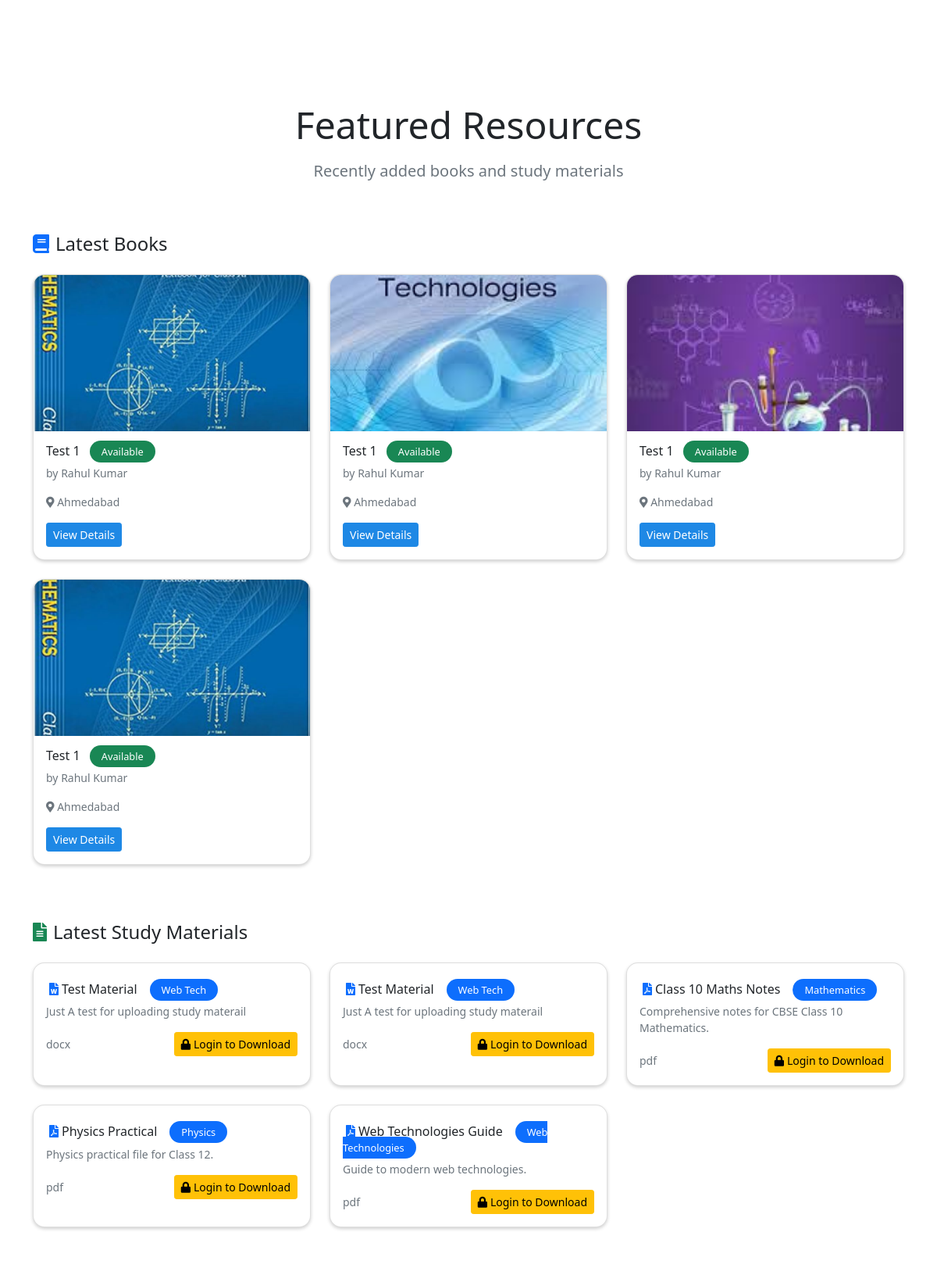
Before: / (middle part) with the older database file.
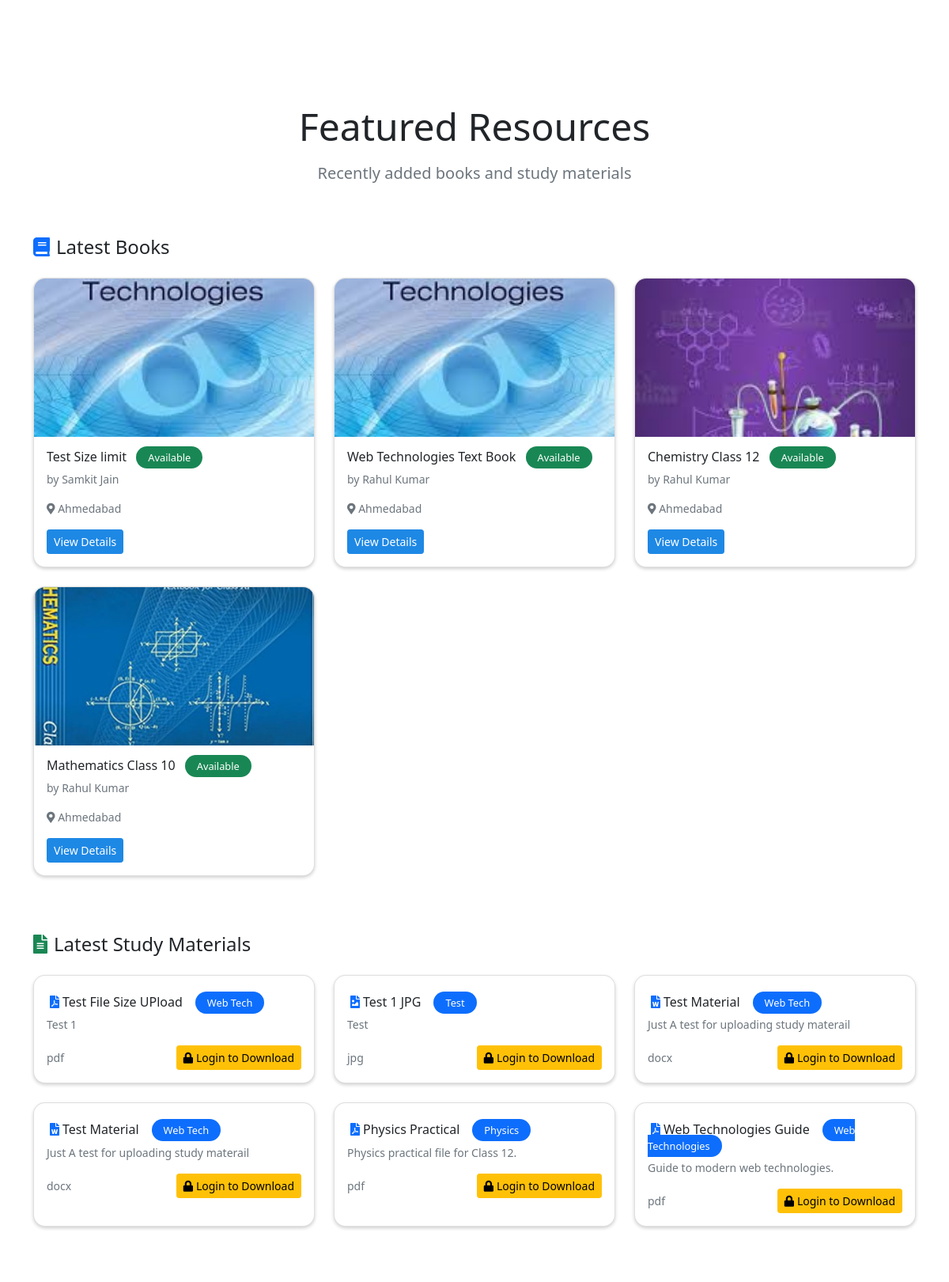
After: the same page with the newer database file.
### tables this page shows
CREATE TABLE `book_listings` (
  `id` int(11) NOT NULL,
  `user_id` int(11) DEFAULT NULL,
  `title` varchar(255) DEFAULT NULL,
  `status` enum('Available','Donated') DEFAULT 'Available',
  `image_path` varchar(255) DEFAULT NULL,
  `location` varchar(100) DEFAULT NULL,
  `created_at` timestamp NOT NULL DEFAULT current_timestamp(),
  `board_id` int(11) DEFAULT NULL,
  `subject_id` int(11) DEFAULT NULL
);

CREATE TABLE `users` (
  `id` int(11) NOT NULL,
  `name` varchar(100) NOT NULL,
  `email` varchar(100) NOT NULL,
  `avatar_path` varchar(255) NOT NULL DEFAULT 'default.png',
  `password` varchar(255) NOT NULL,
  `location` varchar(100) DEFAULT NULL,
  `phone` varchar(15) DEFAULT NULL,
  `status` enum('blocked','active') NOT NULL DEFAULT 'active',
  `created_at` timestamp NOT NULL DEFAULT current_timestamp(),
  `last_active` timestamp NULL DEFAULT current_timestamp(),
  `latitude` decimal(10,8) DEFAULT NULL,
  `longitude` decimal(11,8) DEFAULT NULL
);

CREATE TABLE `digital_files` (
  `id` int(11) NOT NULL,
  `user_id` int(11) DEFAULT NULL,
  `title` varchar(255) DEFAULT NULL,
  `description` text DEFAULT NULL,
  `file_path` varchar(255) DEFAULT NULL,
  `subject` varchar(100) DEFAULT NULL,
  `course` varchar(100) DEFAULT NULL,
  `year` varchar(10) DEFAULT NULL,
  `verified` tinyint(1) NOT NULL DEFAULT 1,
  `file_type` varchar(20) DEFAULT NULL,
  `file_size` varchar(20) DEFAULT NULL,
  `upload_date` timestamp NOT NULL DEFAULT current_timestamp()
);

### includes/functions.php (called while the page is built, shortened)
<?php
function getFileIcon($file_type)
{
    switch ($file_type) {
        case "pdf":
            return "pdf";
        case "docx":
            return "word";
        case "jpg":
        case "jpeg":
        case "png":
            return "image";
    }
}
?>

### includes/session.php (called while the page is built, shortened)
<?php
function isLoggedIn()
{
    return isset($_SESSION['user_id']);
}
?>

### index.php (the view, shortened to what the changed rows need)
<?php
require_once 'includes/db_connect.php';
require_once 'includes/session.php';
require_once 'includes/header.php';
require_once 'includes/functions.php';
$recent_books = mysqli_query($mysqli, "SELECT b.*,u.name as author FROM book_listings b join users u on b.user_id=u.id WHERE b.status = 'Available' ORDER BY created_at DESC LIMIT 6");
$recent_files = mysqli_query($mysqli, "SELECT * FROM digital_files ORDER BY upload_date DESC LIMIT 6");
?>
<div class="bg-dark-body py-5">
    <div class="container">
        <div class="row mb-5">
            <div class="col-12 text-center">
                <h2 class="display-5 mb-3">Featured Resources</h2>
            </div>
        </div>
        <div class="row mb-5">
            <?php while ($book = mysqli_fetch_assoc($recent_books)): ?>
                <div class="col-lg-4 col-md-6 mb-4">
                    <div class="card resource-card">
                        <img class="card-img-top" src="<?php echo htmlspecialchars($book['image_path']) ?>" alt="book cover"
                            style="height: 200px; object-fit: cover;">
                        <div class="card-body">
                            <h6 class="card-title"><?php echo htmlspecialchars($book['title']); ?>
                                <span
                                    class="category-badge bg-success text-white m-2"><?php echo htmlspecialchars($book['status'] ?? 'General'); ?></span>
                            </h6>
                            <p class="text-muted small">by <?php echo htmlspecialchars($book['author']); ?></p>
                            <p class="text-muted small"><i class="fas fa-map-marker-alt"></i>
                                <?php echo htmlspecialchars($book['location']); ?></p>
                            <a href="books/view.php?id=<?php echo $book['id']; ?>" class="btn btn-sm btn-primary">View
                                Details</a>
                        </div>
                    </div>
                </div>
            <?php endwhile; ?>
        </div>
        <div class="row">
            <?php while ($file = mysqli_fetch_assoc($recent_files)): ?>
                <div class="col-lg-4 col-md-6 mb-4">
                    <div class="card resource-card">
                        <div class="card-body">
                            <h6 class="card-title mt-2"><i
                                    class="fas fa-file-<?php echo getFileIcon($file['file_type']) ?> text-primary mx-1"></i><?php echo htmlspecialchars($file['title']); ?><span
                                    class="category-badge bg-primary text-white m-3"><?php echo htmlspecialchars($file['subject'] ?? 'Study Material'); ?></span>
                            </h6>
                            <p class="text-muted small"><?php echo htmlspecialchars($file['description']); ?></p>
                            <div class="d-flex justify-content-between align-items-center">
                                <small class="text-muted"><?php echo htmlspecialchars($file['file_type']) ?>
                                </small>
                                <?php if (isLoggedIn()): ?>
                                    <a href="files/download.php?id=<?php echo $file['id']; ?>" class="btn btn-success btn-sm">
                                        <i class="fas fa-download me-1"></i>Download
                                    </a>
                                <?php else: ?>
                                    <a href="login.php" class="btn btn-warning btn-sm">
                                        <i class="fas fa-lock me-1"></i>Login to Download
                                    </a>
                                <?php endif; ?>
                            </div>
                        </div>
                    </div>
                </div>
            <?php endwhile; ?>
        </div>
    </div>
</div>
<?php require_once 'includes/footer.php'; ?>

Changed rows visible on the page:
removed book_listings: image_path (picture), title "Test 1", status "Available", user.name "Rahul Kumar", location "Ahmedabad"
removed book_listings: image_path (picture), title "Test 1", status "Available", user.name "Rahul Kumar", location "Ahmedabad"
removed book_listings: image_path (picture), title "Test 1", status "Available", user.name "Rahul Kumar", location "Ahmedabad"
removed book_listings: image_path (picture), title "Test 1", status "Available", user.name "Rahul Kumar", location "Ahmedabad"
removed digital_files: title "Class 10 Maths Notes", subject "Mathematics", description "Comprehensive notes for CBSE Class 10 Mathematics.", file_type "pdf"
added book_listings: image_path (picture), title "Test Size limit", status "Available", user.name "Samkit Jain", location "Ahmedabad"
added book_listings: image_path (picture), title "Web Technologies Text Book", status "Available", user.name "Rahul Kumar", location "Ahmedabad"
added book_listings: image_path (picture), title "Chemistry Class 12", status "Available", user.name "Rahul Kumar", location "Ahmedabad"
added book_listings: image_path (picture), title "Mathematics Class 10", status "Available", user.name "Rahul Kumar", location "Ahmedabad"
added digital_files: title "Test File Size UPload", subject "Web Tech", description "Test 1", file_type "pdf"
added digital_files: title "Test 1 JPG", subject "Test", description "Test", file_type "jpg"
